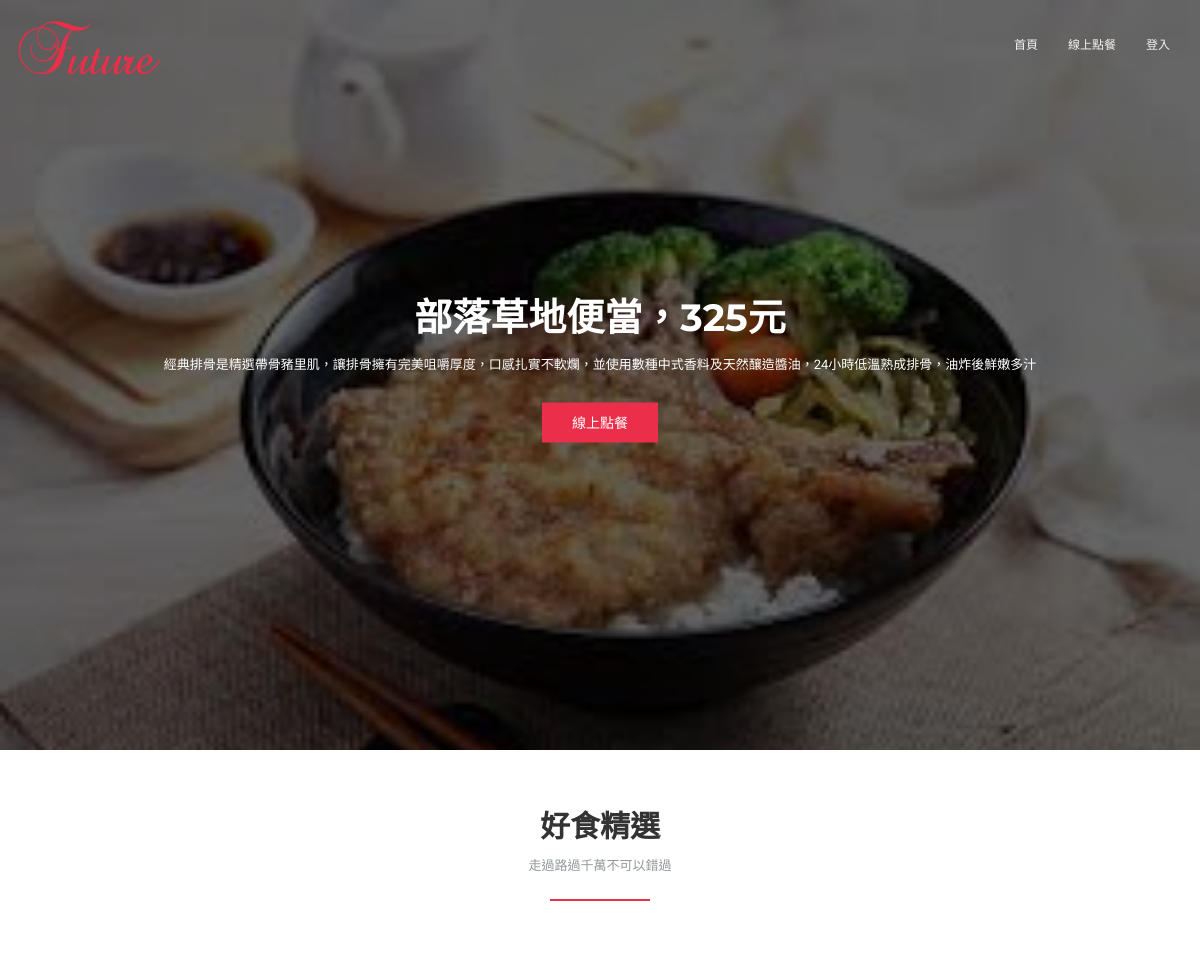
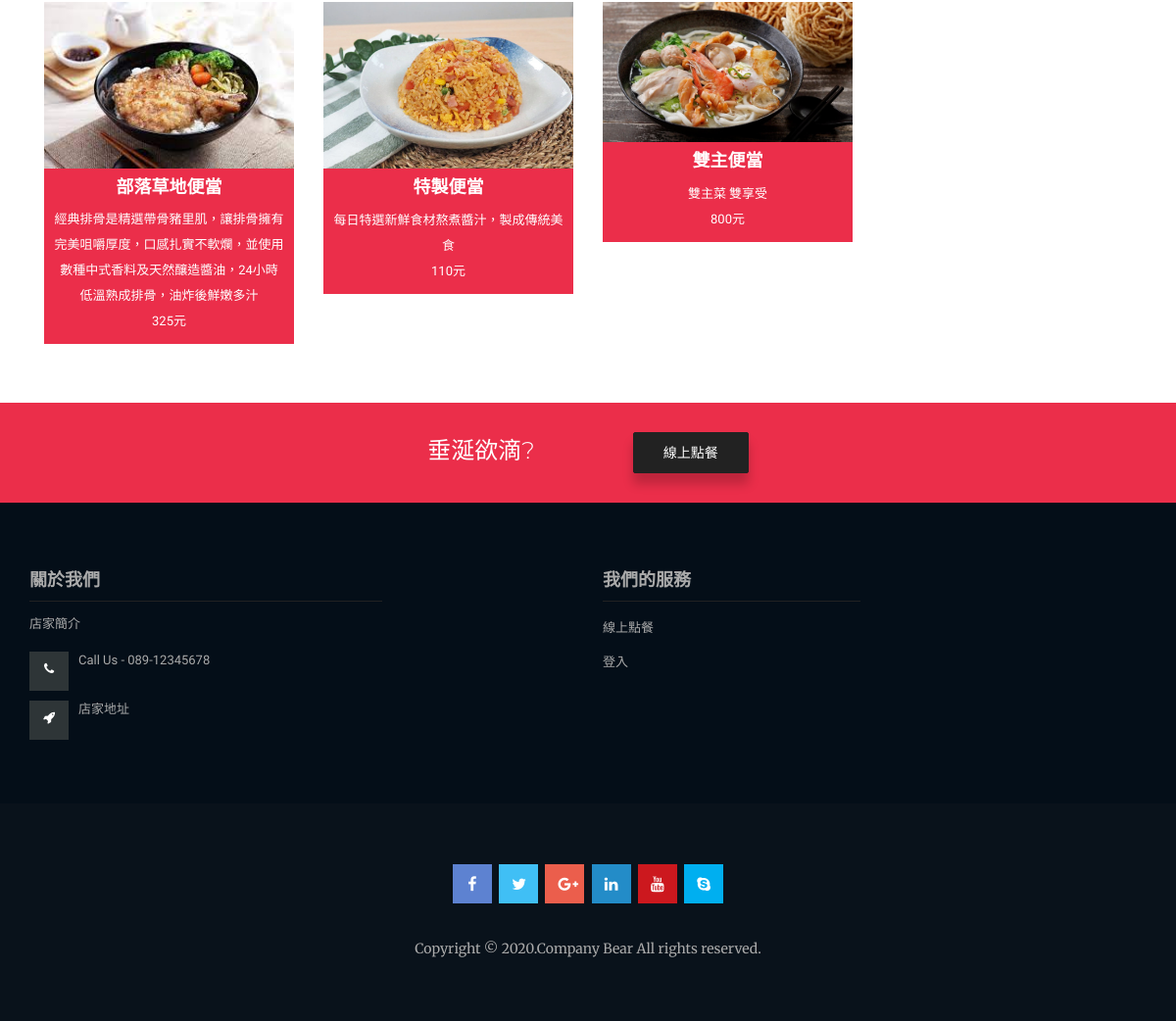
The page / on the database its author committed (2 pictures, top to bottom).
### tables this page shows
CREATE TABLE `foodtable` (
  `_ID` int(11) NOT NULL,
  `Name` text NOT NULL,
  `Price` int(80) NOT NULL,
  `Mount` int(11) NOT NULL,
  `Status` text NOT NULL,
  `Info` text NOT NULL,
  `Isdel` text NOT NULL
);

### index.php (the view, shortened to what this page needs)
<!DOCTYPE html>
<html lang="zh-TW">
	<head>
		<?php
			include "conn_mysql.php";
		?>
		<link rel="stylesheet" href="assets/bootstrap/css/bootstrap.min.css">
		<link rel="stylesheet" href="assets/fonts/font-awesome.min.css">
		<link rel="stylesheet" href="assets/css/flexslider.css">
		<link rel="stylesheet" href="assets/venobox/css/venobox.css" />
		<link rel="stylesheet" href="assets/owlcarousel/css/owl.carousel.css">
		<link rel="stylesheet" href="assets/owlcarousel/css/owl.theme.css">
		<link rel="stylesheet" href="assets/css/animate.css">
		<link rel="stylesheet" href="assets/css/style.css">
		<link rel="stylesheet" href="assets/css/switcher/switcher.css">
		<link rel="stylesheet" href="assets/css/switcher/style1.css" id="colors">
	</head>
    <body>
		<div class="navbar navbar-default navbar-fixed-top menu-top menu_dropdown">
            <div class="container">
                <div class="navbar-header">
					<a href="index.php" class="navbar-brand"><img src="assets/img/logo.png" alt="logo"></a>
                </div>
                <div class="navbar-collapse collapse">
                    <nav>
						 <ul class="nav navbar-nav navbar-right">
							<li><a href="index.php">首頁</a></li>
							<li><a href="order.php">線上點餐</a></li>
							<?php
								if(isset($_COOKIE['BearEat-Account'])){
									echo "<li><a href=\"OrderList.php\">點餐紀錄</a></li>";
									echo "<li><a href=\"manage.php\">後台管理</a></li>";
									echo "<li><a href=\"logout.php\">登出</a></li>";
								}
								else
								echo "<li><a href=\"login.php\">登入</a></li>";
							?>
						</ul>
					</nav>
                </div>
            </div>
        </div>
       <section id="home" class="home_slider">
            <div class="flexslider">
                <ul class="slides text-center">
					<?php
						$sql_Lang="SELECT * FROM `foodtable`";
						$res_Lang=mysqli_query($db_link,$sql_Lang)or die("sql_Lang查詢失敗");
						while($row_Lang=mysqli_fetch_array($res_Lang)){
							echo "<li>";
								echo "<img src='assets/img/food/".$row_Lang['_ID'].".jpg'>";
								echo "<div class='slider_text_one'>";
									echo "<div class='container'>";
										echo "<div class='col-md-10 col-md-offset-1 col-sm-12 col-xs-12'>";
											echo "<h1>".$row_Lang['Name']."，".$row_Lang['Price']."元</h1>";
											echo "<p>".$row_Lang['Info']."</p>";
											echo "<a class='btn-light-bg' href='order.php'>線上點餐</a>";
										echo "</div>";
									echo "</div>";
								echo "</div>";
							echo "</li>";
						}
					?>
                </ul>
            </div>
        </section>
		<section id="team" class="section-padding"style="margin:0px auto;">
			<div class="container" style="margin:0px auto;">
			  <div class="row text-center" style="margin:0px auto;">
				<div class="section-title">
					<h1>好食精選</h1>
					<p>走過路過千萬不可以錯過</p>
					<span></span>
				</div>
				<?php
					$sql_Lang="SELECT * FROM `foodtable`";
					$res_Lang=mysqli_query($db_link,$sql_Lang)or die("sql_Lang查詢失敗");
					while($row_Lang=mysqli_fetch_array($res_Lang)){
						echo "<div class='col-md-3 col-sm-6 col-xs-12 wow fadeInDown tema-member'>";
							echo "<div class='team-thumbnail'>";
								echo "<img src='assets/img/food/".$row_Lang['_ID'].".jpg' class='img-responsive'>";
							echo "</div>";
							echo "<div class='info'>";
								echo "<h2>".$row_Lang['Name']."</h2>";
								echo "<p>".$row_Lang['Info']."</p>";
								echo "<p>".$row_Lang['Price']."元</p>";
							echo "</div>";
						echo "</div>";
					}
				?>
			  </div>
			</div>
		</section>
		<section class="buy_now">
			<div class="container text-center">
				<h1 class="buy_now_title">垂涎欲滴?<a href="order.php" class="btn btn-default btn-promotion-bg">線上點餐</a> </h1>
			</div>
		</section>
		<section class="footer-top">
			<div class="footer_overlay section-padding">
				<div class="container">
					<div class="row">
						<div class="col-md-4 col-sm-6  wow fadeInLeft" data-wow-duration="1s" data-wow-delay="0.2s" data-wow-offset="0">
							<div class="single_footer">
								<h1>關於我們</h1>
								<p>店家簡介</p>
								<div class="footer_contact">
									<ul>
										<li><i class="fa fa-phone"></i> Call Us -  089-12345678</li>
										<li><i class="fa fa-rocket"></i> 店家地址</li>
									</ul>
								</div>
							</div>
						</div>
						<div class="col-md-2 col-sm-6  wow fadeInLeft" data-wow-duration="1s" data-wow-delay="0.3s" data-wow-offset="0">
						</div>
						<div class="col-md-3 col-sm-6  wow fadeInLeft" data-wow-duration="1s" data-wow-delay="0.4s" data-wow-offset="0">
							<div class="single_footer">
								<h1>我們的服務</h1>
								<ul>
									<li><a href="order.php">線上點餐</a></li>
									<?php
										if(isset($_COOKIE['BearEat-Account'])){
											echo "<li><a href=\"manage.php\">後台管理</a></li>";
											echo "<li><a href=\"logout.php\">登出</a></li>";
										}
										else
										echo "<li><a href=\"login.php\">登入</a></li>";
									?>
								</ul>
							</div>
						</div>
					</div>
				</div>
			</div>
		</section>
		<footer class="footer section-padding">
			<div class="container">
				<div class="row">
					<div class="col-sm-12 text-center  wow zoomIn">
						<div class="footer_social">
							<ul>
								<li><a class="f_facebook  wow bounceInDown" href="#"><i class="fa fa-facebook"></i></a></li>
								<li><a class="f_twitter wow bounceInDown" data-wow-delay=".1s" href="#"><i class="fa fa-twitter"></i></a></li>
								<li><a class="f_google wow bounceInDown" data-wow-delay=".2s" href="#"><i class="fa fa-google-plus"></i></a></li>
								<li><a class="f_linkedin wow bounceInDown" data-wow-delay=".3s" href="#"><i class="fa fa-linkedin"></i></a></li>
								<li><a class="f_youtube wow bounceInDown" data-wow-delay=".4s" href="#"><i class="fa fa-youtube"></i></a></li>
								<li><a class="f_skype wow bounceInDown" data-wow-delay=".5s" href="#"><i class="fa fa-skype"></i></a></li>
							</ul>
						</div>
						<p class="footer_copyright">Copyright &copy; 2020.Company Bear All rights reserved.</p>
					</div>
				</div>
			</div>
		</footer>
    </body>
</html>

### assets/css/flexslider.css (style rules this page uses)
.slides, .slides > li, .flex-control-nav, .flex-direction-nav { margin: 0; padding: 0; list-style: none; }
.flexslider { margin: 0; padding: 0; }
.flexslider .slides > li { display: none; -webkit-backface-visibility: hidden; }
.flexslider .slides img { width: 100%; display: block; }
.flexslider .slides:after { content: "\0020"; display: block; clear: both; visibility: hidden; line-height: 0; height: 0; }
.flexslider { margin: 0 0 10px; background: #ffffff; border: 4px solid #ffffff; position: relative; zoom: 1; -webkit-box-shadow: '' 0 1px 4px rgba(0, 0, 0, 0.2); -moz-box-shadow: '' 0 1px 4px rgba(0, 0, 0, 0.2); -o-box-shadow: '' 0 1px 4px rgba(0, 0, 0, 0.2); box-shadow: '' 0 1px 4px rgba(0, 0, 0, 0.2); }
.flexslider .slides { zoom: 1; }
.flexslider .slides img { height: auto; -moz-user-select: none; }

### assets/css/switcher/style1.css (style rules this page uses)
.section-title span { background: #eb2e4a none repeat scroll 0 0; }
.btn-light-bg { background: #eb2e4a none repeat scroll 0 0; }
.info { background: #eb2e4a none repeat scroll 0 0; }
.buy_now { background: #eb2e4a; }

### rows shown on the page
foodtable: Name "部落草地便當", Price "325", Info "經典排骨是精選帶骨豬里肌，讓排骨擁有完美咀嚼厚度，口感扎實不軟爛，並使用數種中式香料及天然釀造醬油，24小時低溫熟成排骨，油炸後鮮嫩多汁", shows a picture
foodtable: shows a picture, Name "特製便當", Info "每日特選新鮮食材熬煮醬汁，製成傳統美食", Price "110"
foodtable: shows a picture, Name "雙主便當", Info "雙主菜 雙享受", Price "800"
